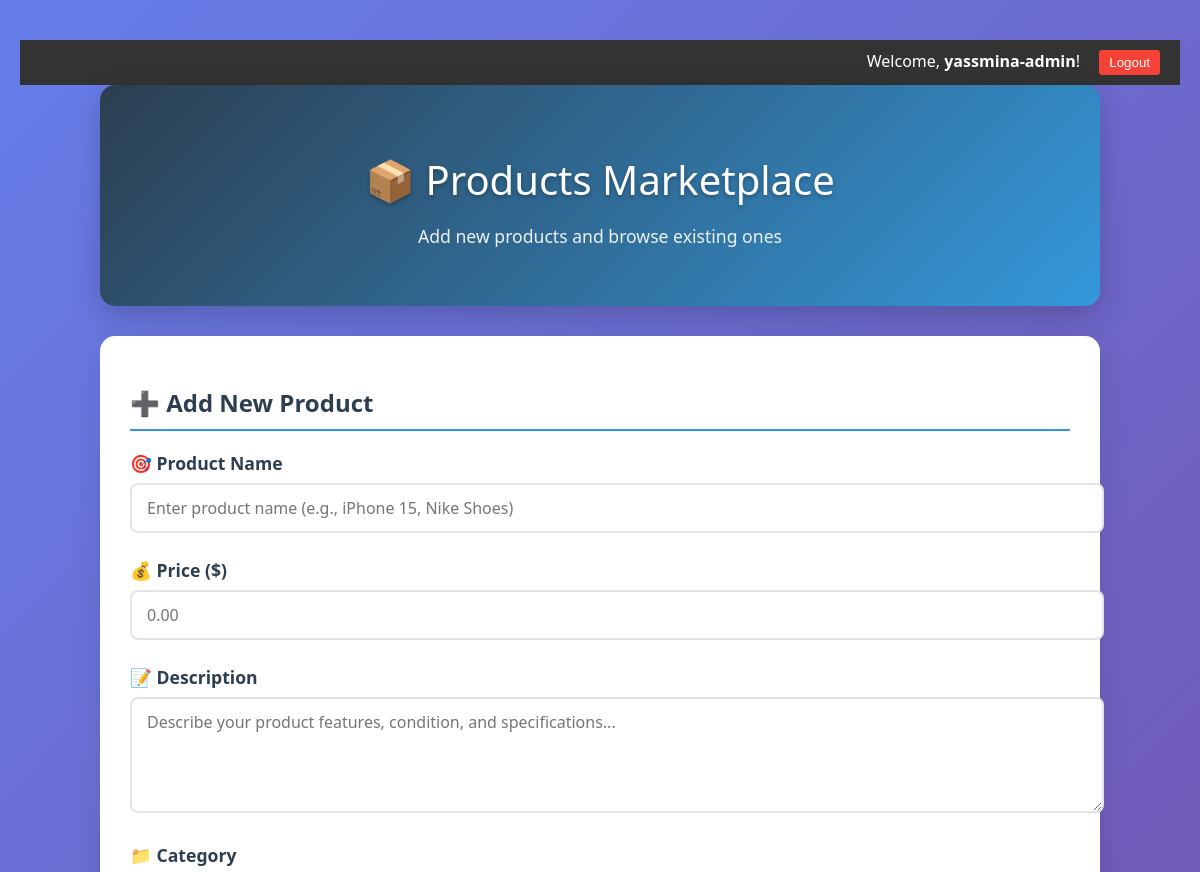
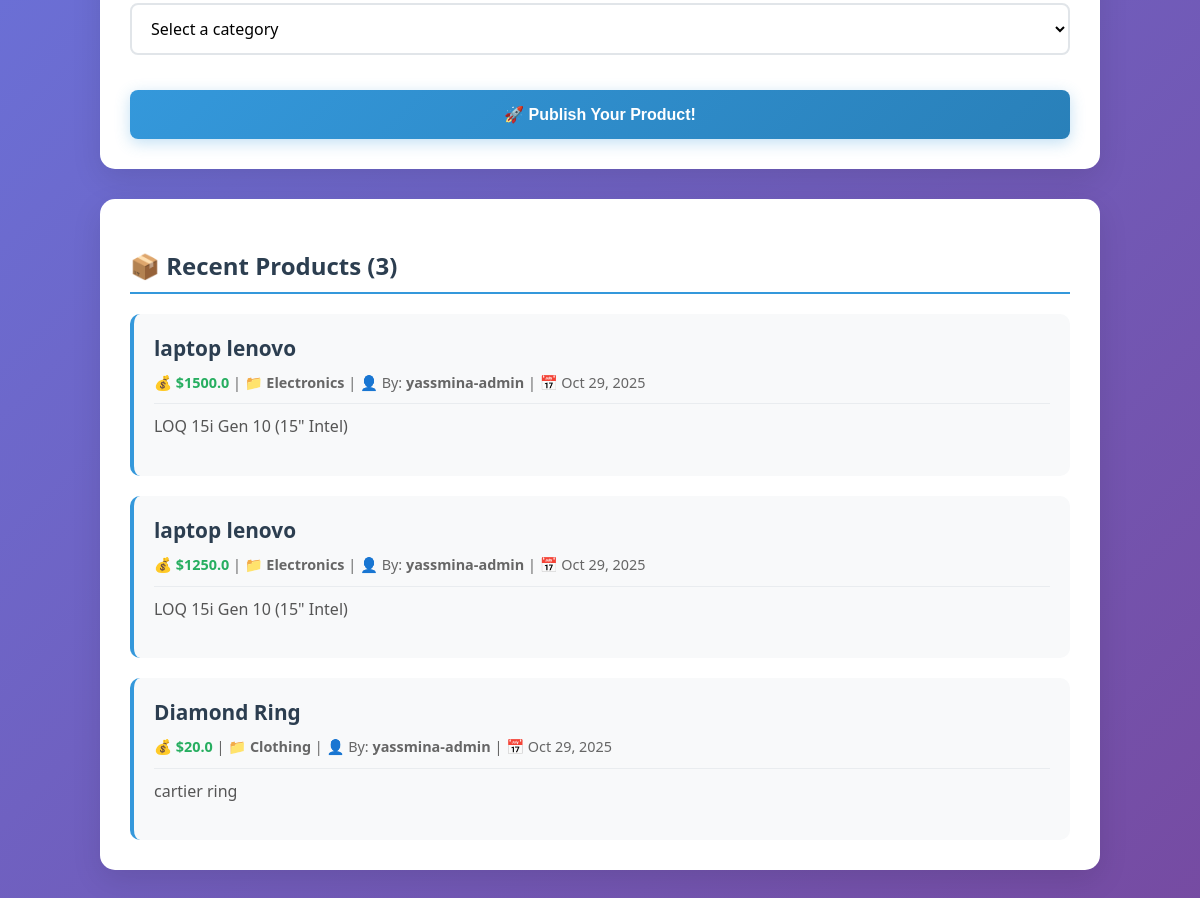
/products/ (signed in), run on the app's committed database (2 pictures, top to bottom).
### djangoapp/models.py (models this page shows, shortened)
class Product(models.Model):
    name = models.CharField(max_length=100)
    price = models.FloatField()
    description = models.TextField()
    category = models.CharField(max_length=3, choices=CATEGORIES)
    user = models.ForeignKey(User, on_delete=models.CASCADE)
    date_published = models.DateTimeField(auto_now_add=True)

### djangoapp/views.py (the view)
# urls.py: path('products/', views.product_list_view, name='product_list'),
@login_required(login_url="/users/login/")
def product_list_view(request):
    if request.method == 'POST':
        form = UploadProduct(request.POST)
        if form.is_valid():
            new_product = form.save(commit=False)
            new_product.user = request.user
            new_product.save()
            return redirect('djangoapp:product_list')
    else:
        form = UploadProduct()
    product_list = Product.objects.all()[:20]
    return render(request, 'products/list.html', {
        'product_list': product_list,
        'form': form
    })

### djangoapp/forms.py
class UploadProduct(forms.ModelForm):
    class Meta:
        model = models.Product
        fields = ['name', 'price', 'description', 'category']

### djangoapp/templates/products/list.html (shortened to what this page needs)
{% extends 'base.html' %}
{% block content %}
<div class="container">
    <div class="products-header">
        <h1>📦 Products Marketplace</h1>
        <p>Add new products and browse existing ones</p>
    </div>
    <div class="product-form">
        <h2 class="section-title">➕ Add New Product</h2>
        <form class="text-center" action="{% url 'djangoapp:product_list' %}" method="post">
            <div class="form-group">
                <label for="id_name">🎯 Product Name</label>
                <input type="text" name="name" id="id_name" required class="form-input"
                       placeholder="Enter product name (e.g., iPhone 15, Nike Shoes)">
            </div>
            <div class="form-group">
                <label for="id_price">💰 Price ($)</label>
                <input type="number" name="price" id="id_price" step="0.01" min="0" required
                       class="form-input" placeholder="0.00">
            </div>
            <div class="form-group">
                <label for="id_description">📝 Description</label>
                <textarea name="description" id="id_description" rows="4" class="form-input"
                          placeholder="Describe your product features, condition, and specifications..."></textarea>
            </div>
            <div class="form-group">
                <label for="id_category">📁 Category</label>
                <select name="category" id="id_category" required class="form-input">
                    <option value="">Select a category</option>
                </select>
            </div>
            <button class="submit-btn" type="submit">
                🚀 Publish Your Product!
            </button>
        </form>
    </div>
    <div class="products-list">
        <h2 class="section-title">📦 Recent Products ({{ product_list|length }})</h2>
        {% if product_list %}
            <div class="product-list">
                {% for product in product_list %}
                <div class="product-item">
                    <div class="product-name">{{ product.name }}</div>
                    <div class="product-meta">
                        💰 <strong style="color: #27ae60;">${{ product.price }}</strong> |
                        📁 <strong>{{ product.get_category_display }}</strong> |
                        👤 By: <strong>{{ product.user.username }}</strong> |
                        📅 {{ product.date_published|date:"M d, Y" }}
                    </div>
                    {% if product.description %}
                    <p class="product-description">{{ product.description }}</p>
                    {% endif %}
                </div>
                {% endfor %}
            </div>
        {% endif %}
    </div>
</div>
{% endblock %}

### templates/base.html (shortened to what this page needs)
<!DOCTYPE html>
<html>
<head>
</head>
<body>
    <div class="user-info">
        {% if user.is_authenticated %}
            Welcome, <strong>{{ user.username }}</strong>!
            <form action="{% url 'users:logout' %}" method='post'>
                <button type="submit">Logout</button>
            </form>
        {% else %}
            <a href="{% url 'users:login' %}">Login</a>
            <a href="{% url 'users:register' %}">Register</a>
        {% endif %}
    </div>
    <div class="content">
        {% block content %}
        {% endblock %}
    </div>
</body>
</html>

### templates/base.html (style rules this page uses)
.user-info { background: #333; color: white; padding: 10px 20px; text-align: right; }
.user-info form { display: inline; margin-left: 15px; }
.user-info button { background: #f44336; color: white; border: none; padding: 5px 10px; border-radius: 3px; cursor: pointer; }

### djangoapp/templates/products/list.html (style rules this page uses)
body { font-family: 'Segoe UI', Tahoma, Geneva, Verdana, sans-serif; background: linear-gradient(135deg, #667eea 0%, #764ba2 100%); min-height: 100vh; padding: 40px 20px; margin: 0; }
.container { max-width: 1000px; margin: 0 auto; }
.products-header { text-align: center; margin-bottom: 30px; background: linear-gradient(135deg, #2c3e50 0%, #3498db 100%); color: white; padding: 40px 30px; border-radius: 15px; box-shadow: 0 10px 30px rgba(0,0,0,0.2); }
.products-header h1 { font-size: 2.5em; margin-bottom: 10px; font-weight: 300; text-shadow: 0 2px 4px rgba(0,0,0,0.3); }
.products-header p { opacity: 0.9; font-size: 1.1em; font-weight: 300; }
.product-form { background: white; padding: 30px; border-radius: 15px; margin-bottom: 30px; box-shadow: 0 10px 30px rgba(0,0,0,0.1); }
.form-group { margin-bottom: 25px; text-align: left; }
.form-group label { display: block; margin-bottom: 8px; color: #2c3e50; font-weight: 600; font-size: 1.1em; }
.form-input { width: 100%; padding: 12px 15px; border: 2px solid #e1e5e9; border-radius: 8px; font-size: 16px; transition: all 0.3s ease; background: white; font-family: inherit; }
.submit-btn { background: linear-gradient(135deg, #3498db 0%, #2980b9 100%); color: white; padding: 15px 30px; border: none; border-radius: 8px; cursor: pointer; font-size: 16px; font-weight: 600; transition: all 0.3s ease; width: 100%; margin-top: 10px; box-shadow: 0 4px 15px rgba(52, 152, 219, 0.3); }
.products-list { background: white; padding: 30px; border-radius: 15px; box-shadow: 0 10px 30px rgba(0,0,0,0.1); }
.product-list { display: grid; gap: 20px; margin-top: 20px; }
.product-item { background: #f8f9fa; padding: 20px; border-radius: 10px; border-left: 4px solid #3498db; transition: all 0.3s ease; }
.product-name { font-weight: bold; font-size: 1.3em; color: #2c3e50; margin-bottom: 10px; }
.product-meta { color: #666; font-size: 0.9em; margin-bottom: 10px; line-height: 1.5; }
.product-description { color: #555; line-height: 1.6; margin-top: 10px; padding-top: 10px; border-top: 1px solid #e9ecef; }
.section-title { color: #2c3e50; margin-bottom: 20px; font-size: 1.5em; border-bottom: 2px solid #3498db; padding-bottom: 10px; font-weight: 600; }

### data on the page
Product: name "laptop lenovo", price "1500.0", category "Electronics", user.username "yassmina-admin", date_published "Oct 29, 2025", description "LOQ 15i Gen 10 (15\" Intel)"
Product: name "laptop lenovo", price "1250.0", category "Electronics", user.username "yassmina-admin", date_published "Oct 29, 2025", description "LOQ 15i Gen 10 (15\" Intel)"
Product: name "Diamond Ring", price "20.0", category "Clothing", user.username "yassmina-admin", date_published "Oct 29, 2025", description "cartier ring"

### other printed values
{{ user.username }} "yassmina-admin"
{{ product_list|length }} "3"
